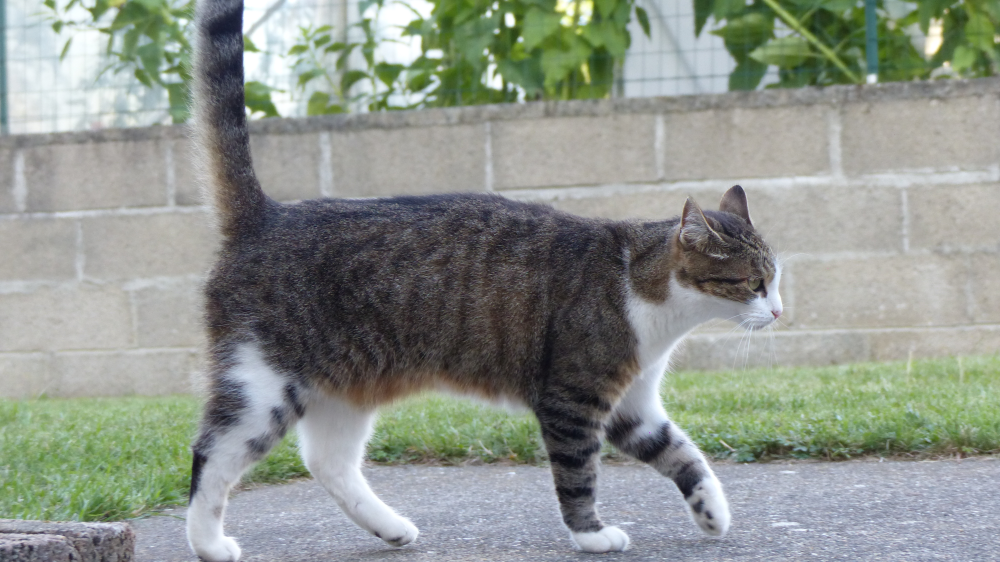
#> input picture ML_test1/images/quicky.JPG, 4000 x 2248 px, found by its file name (shown at 1/4 size)
$ python Kernel.py   (older library calls are emulated)
#> lines starting #> are read from the running program, lines starting #| are printed output that depends on the picture
import math, os, codecs, sys
import numpy as np
from PIL import Image

def flip(image):       #rewrite using L[:, i]
    a, b, c = np.shape(image)[:3]
    flpd = np.zeros((c, a, b), dtype='uint8')
    for loop in range(c) :
        for i in range(b) :
            for n in range(a) :
                flpd[loop,n,i]=int(image[n,i,loop])
    return flpd
def unflip(image):
    c, a, b = np.shape(image)[:3]
    flpd = np.zeros((a, b, c), dtype='uint8')
    for loop in range(c) :
        for i in range(b) :
            for n in range(a) :
                flpd[n,i,loop]=int(image[loop,n,i])
    return flpd

def grayscale(image) :
    return 0.2126*image[0] + 0.7152*image[1] + 0.0722*image[2]

def pool(image, size, type) :
    a, b = np.shape(image)[:2]
    conv=np.zeros((a-size+1, b-size+1))
    for l in range(a-size+1) :
        for n in range(b-size+1) :
            mtx=image[l][n:n+size]
            for i in range(l+1,l+size-1) :
                mtx=np.vstack((mtx, image[i][n:n+size]))
            if type == "max" :
                conv[l][n]=mtx.max()
            else :
                conv[l][n]=np.average(mtx)
    return conv

def convo(m1,m2, *args) : #convolution de deux matrices de dim 2, m1>=m2
    m1,m2 = np.array(m1), np.array(m2)
    ls = len(m1[0])-len(m2[0])+1
    hs = len(m1)-len(m2)+1
    s = np.zeros((hs, ls))
    for h in range(hs) :
        for l in range(ls) :
            mtx = m1[h][l:l+len(m2[0])]
            for i in range(1,len(m2)) :
                mtx = np.vstack((mtx,m1[h+i][l:l+len(m2[0])]))
            mtx = mtx * m2
            su = np.sum(mtx)
            if "prop" in args :
                if su<0 : su=0
                if su>255 : su=255
            s[h][l] = su
    return s

def kernel(image, pol, *args) : #mettre les poids du kernel en dernier argument

    image=flip(image)
    print(np.shape(image))
    image = np.round(grayscale(np.array(image))).astype('uint8')

    ker = []
    if 'gradient' in args :
        ker.append(args[-1])
    if 'r_sobel' in args :
        ker.append(np.array([[1,0,-1], [2,0,-2], [1,0,-1]]))
    if 'top_sobel' in args :
        ker.append(np.array([[1,2,1], [0,0,0], [-1,-2,-1]]))
    if 'outline' in args :
        ker.append(np.array([[ -1, -1, -1],[ -1, 8, -1],[ -1, -1, -1]]))
    if 'i' in args :
        ker.append(np.array([[ 0, 0, 0],[ 0, 1, 0],[ 0, 0, 0]]))
    if 'bot_sobel' in args :
        ker.append(np.array([[-1,-2,-1], [0,0,0], [1,2,1]]))
    print(np.shape(image))
    a, b = np.shape(image)[:2]

    conv=[]
    for loop in range(len(ker)) :
        print(loop)
        conv.append(convo(image, ker[loop], "prop"))

        if pol!=0 :
            for i in range(pol) :
                if 'max' in args :
                    sortie=pool(conv[loop], 5, 'max')
                else :
                    sortie=pool(conv[loop], 5, 'av')
            conv[loop]=sortie

    return np.round(conv).astype('uint8')


##tests
image = Image.open('F:\ppdp\ML_test1\quicky.JPG')
#> image is the input picture: PIL image 4000x2248 RGB; mean R, G, B 141.9, 148.2, 140.6
image = image.resize((256,144))#,Image.ANTIALIAS)
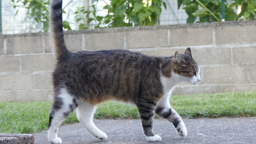
#> image: PIL image 256x144 RGB; mean R, G, B 141.9, 148.2, 140.6
image.show()
data = np.asarray(image)
#data  = np.round(256/(1+np.exp(-0.035*(data-128)))) #augmentation contraste
data = kernel(data,0,'top_sobel', 'r_sobel', 'outline')
#| (3, 144, 256)
#> in grayscale, `return 0.2126*image[0] + 0.7152*image[1] + 0.0722*image[2]`:
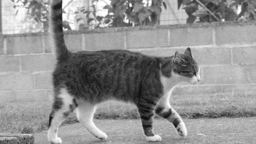
#> returned value: shape (144, 256) float64; min 12.36, max 255, mean 146.3
#| (144, 256)
#> the loop in kernel, `for loop in range(len(ker)) :` made 3 passes
#> m2 in convo on passes 1 to 3: [[1, 0, -1], [2, 0, -2], [1, 0, -1]], [[1, 2, 1], [0, 0, 0], [-1, -2, -1]], [[-1, -1, -1], [-1, 8, -1], [-1, -1, -1]]
#> after the loop in kernel, `for loop in range(len(ker)) :`: conv = 3 items
print(np.shape(data))
#| (3, 142, 254)
images=[Image.fromarray(data[i], 'L') for i in range(len(data))]
#> images = 3 items
total_width, max_height=np.shape(data)[0]*np.shape(data)[2], np.shape(data)[1]
#> total_width = 762; max_height = 142
new_im = Image.new('RGB', (total_width, max_height))
#> new_im: PIL image 762x142 RGB; every value is 0

x_offset = 0
for im in images:
  new_im.paste(im, (x_offset,0))
  x_offset += im.size[0]
#> this loop made 3 passes
#> x_offset on passes 1 to 3: 254, 508, 762
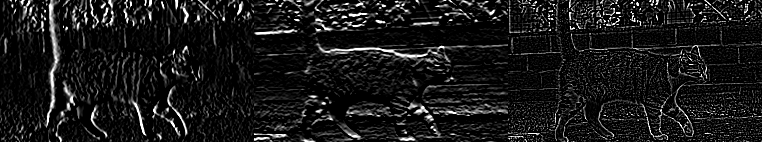
#> new_im: PIL image 762x142 RGB; min 0, max 255, mean 24.9
#> after the loop, x_offset = 762

new_im.show()


##current errors
# >>> (executing file "Kernel.py")
# (3, 720, 1280)
# (720, 1280)
# (5, 718, 1278) (720, 1280)
# 0
# Traceback (most recent call last):
#   File "F:\ppdp\ML_test1\Kernel.py", line 86, in <module>
#     data = kernel(data, 5,'bot_sobel','r _sobel','top_sobel','i', 'outline')
#   File "F:\ppdp\ML_test1\Kernel.py", line 74, in kernel
#     sortie[loop]=pool(conv[loop], 5, 'av')
# ValueError: setting an array element with a sequence.
#
# >>> (executing file "Kernel.py")
# (3, 720, 1280)
# (720, 1280)
# (5, 718, 1278) (720, 1280)
# 0
# Traceback (most recent call last):
#   File "F:\ppdp\ML_test1\Kernel.py", line 86, in <module>
#     data = kernel(data, 5,'bot_sobel','r_sobel','top_sobel','i', 'outline')
#   File "F:\ppdp\ML_test1\Kernel.py", line 74, in kernel
#     sortie[loop]=pool(conv[loop], 5, 'av')
# ValueError: setting an array element with a sequence.
#
